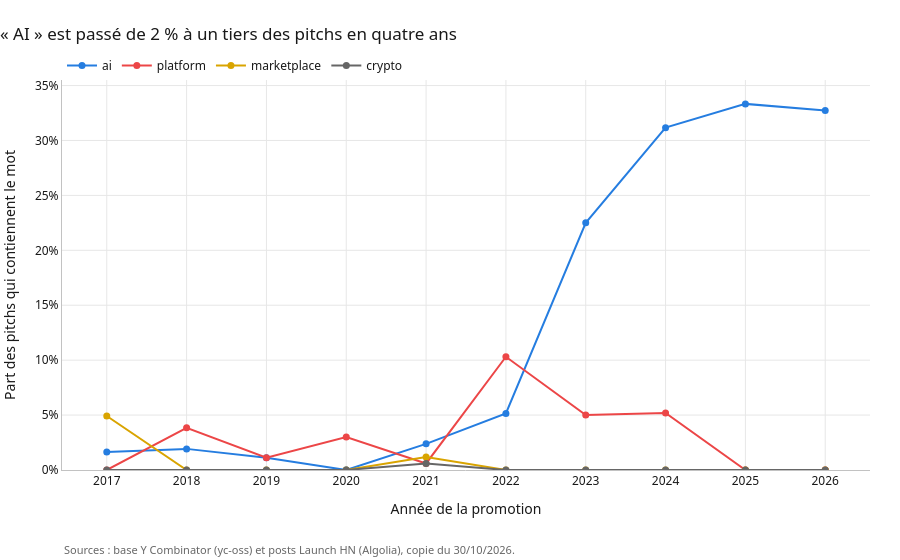

The code cell stored with this chart in its notebook:
### Markdown cell above
Un pitch Launch HN est très court : six mots en médiane, une quarantaine de caractères, d'autant que
les titres Hacker News sont limités à 80 caractères. Un tiers
nomme son client, mais les chiffres, les tournures « X for Y » et les mots à la mode y sont rares
(moins de 4 % chacun) : sur ces traits, les comparaisons reposeront sur une dizaine de startups et
seront forcément imprécises. La tournure « X for Y » est en outre sous-estimée, car seules les
marques de la liste sont reconnues (« Heroku for Deep Learning » échappe au repérage), et la forme « the X of Y » prend quelques faux
positifs (« with the help of live actors »). De même, le mot qui suit « for » n'est pas toujours un
client (« for Deep Learning »).

### 3.2 Le jargon suit l'époque

Avant de relier un mot à l'échec, il faut savoir s'il dépend de l'époque. On suit la part des pitchs
qui contiennent quelques mots à la mode, sur toutes les promotions depuis 2017 : ici, l'échec n'entre
pas en jeu, donc le manque de recul des promotions récentes ne pose pas de problème.

### Code cell
annee_table = table["promotion"].map(nettoyage.debut_promotion).dt.year
depuis_2017 = annee_table >= 2017
mots_pitchs = table.loc[depuis_2017, "pitch_origine"].map(texte.nettoyer_pitch).str.split()
MOTS_A_LA_MODE = ["ai", "platform", "marketplace", "crypto"]
parts = (
    pd.DataFrame({mot: mots_pitchs.map(lambda mots, mot=mot: mot in mots) for mot in MOTS_A_LA_MODE})
    .groupby(annee_table[depuis_2017])
    .mean()
)
jargon_par_annee = table.loc[depuis_2017, "pitch_origine"].map(texte.score_jargon).groupby(
    annee_table[depuis_2017]
).mean()
print("Score de jargon moyen par année (part des mots du pitch qui sont à la mode) :")
print(jargon_par_annee.round(3).to_string())
graphiques.courbe_mots_par_annee(parts, "« AI » est passé de 2 % à un tiers des pitchs en quatre ans")

### Figure 1 — Plotly figure (JSON) as saved in the notebook; plotly's stock layout.template omitted (floating-point values rounded to 4 significant figures)
{"data": [{"hovertemplate": "« %{fullData.name} » : %{y:.0%} des pitchs des promotions %{x}<extra></extra>", "legendgroup": "ai", "line": {"color": "#257de0", "dash": "solid", "width": 2}, "marker": {"size": 7, "symbol": "circle"}, "mode": "lines+markers", "name": "ai", "orientation": "v", "showlegend": true, "type": "scatter", "x": [2017, 2018, 2019, 2020, 2021, 2022, 2023, 2024, 2025, 2026], "xaxis": "x", "y": [0.01639, 0.01923, 0.01111, 0.0, 0.02381, 0.05155, 0.225, 0.3117, 0.3333, 0.3273], "yaxis": "y"}, {"hovertemplate": "« %{fullData.name} » : %{y:.0%} des pitchs des promotions %{x}<extra></extra>", "legendgroup": "platform", "line": {"color": "#ec4647", "dash": "solid", "width": 2}, "marker": {"size": 7, "symbol": "circle"}, "mode": "lines+markers", "name": "platform", "orientation": "v", "showlegend": true, "type": "scatter", "x": [2017, 2018, 2019, 2020, 2021, 2022, 2023, 2024, 2025, 2026], "xaxis": "x", "y": [0.0, 0.03846, 0.01111, 0.03, 0.005952, 0.1031, 0.05, 0.05195, 0.0, 0.0], "yaxis": "y"}, {"hovertemplate": "« %{fullData.name} » : %{y:.0%} des pitchs des promotions %{x}<extra></extra>", "legendgroup": "marketplace", "line": {"color": "#d9a400", "dash": "solid", "width": 2}, "marker": {"size": 7, "symbol": "circle"}, "mode": "lines+markers", "name": "marketplace", "orientation": "v", "showlegend": true, "type": "scatter", "x": [2017, 2018, 2019, 2020, 2021, 2022, 2023, 2024, 2025, 2026], "xaxis": "x", "y": [0.04918, 0.0, 0.0, 0.0, 0.0119, 0.0, 0.0, 0.0, 0.0, 0.0], "yaxis": "y"}, {"hovertemplate": "« %{fullData.name} » : %{y:.0%} des pitchs des promotions %{x}<extra></extra>", "legendgroup": "crypto", "line": {"color": "#666666", "dash": "solid", "width": 2}, "marker": {"size": 7, "symbol": "circle"}, "mode": "lines+markers", "name": "crypto", "orientation": "v", "showlegend": true, "type": "scatter", "x": [2017, 2018, 2019, 2020, 2021, 2022, 2023, 2024, 2025, 2026], "xaxis": "x", "y": [0.0, 0.0, 0.0, 0.0, 0.005952, 0.0, 0.0, 0.0, 0.0, 0.0], "yaxis": "y"}], "layout": {"annotations": [{"font": {"color": "#666666", "size": 11}, "showarrow": false, "text": "Sources : base Y Combinator (yc-oss) et posts Launch HN (Algolia), copie du 30/10/2026.", "x": 0, "xanchor": "left", "xref": "paper", "y": 0, "yanchor": "top", "yref": "paper", "yshift": -70}], "font": {"color": "#191919", "family": "system-ui, -apple-system, Segoe UI, sans-serif"}, "hoverlabel": {"bgcolor": "white"}, "legend": {"orientation": "h", "title": {}, "tracegroupgap": 0, "x": 0, "y": 1, "yanchor": "bottom"}, "margin": {"b": 90, "l": 10, "r": 30, "t": 80}, "title": {"text": "« AI » est passé de 2 % à un tiers des pitchs en quatre ans", "x": 0, "xanchor": "left"}, "xaxis": {"anchor": "y", "domain": [0.0, 1.0], "dtick": 1, "gridcolor": "#e7e7e7", "linecolor": "#c2c2c2", "title": {"text": "Année de la promotion"}, "zeroline": false}, "yaxis": {"anchor": "x", "domain": [0.0, 1.0], "gridcolor": "#e7e7e7", "linecolor": "#c2c2c2", "rangemode": "tozero", "tickformat": ".0%", "title": {"text": "Part des pitchs qui contiennent le mot"}, "zeroline": false}}}
